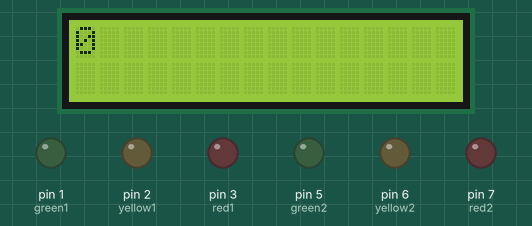
Bench run of a sketch on a simulated Arduino Uno, built with avr-gcc and run on an emulated ATmega328P. Shown: 16×2 character LCD, output pins drawn as LEDs (lit = HIGH).

Above: at 0.11 s.
At 1.12 s:
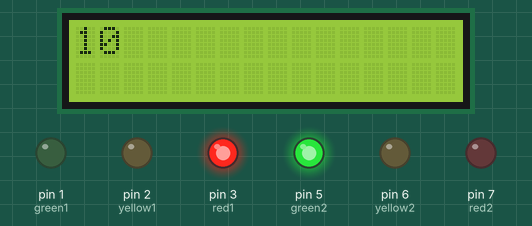
At 2.14 s:
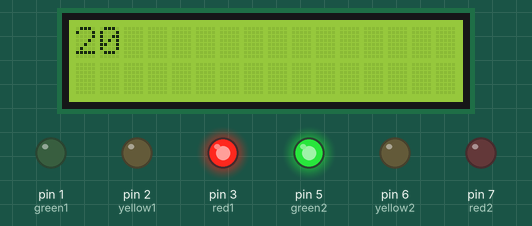
At 4.16 s:
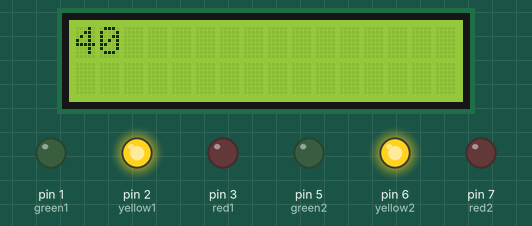
At 6.29 s:
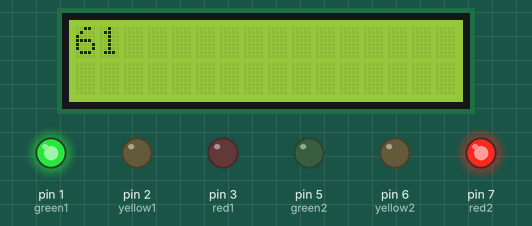
At 8.27 s:
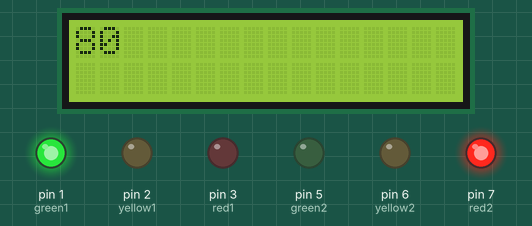
Timing chart, 0 to 40.0 s (numbered marks = the images above):
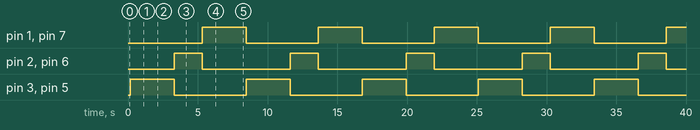

Measured:
- by itself, pin 1 (green1), pin 3 (red1), pin 5 (green2), pin 7 (red2): alternates HIGH for 3.1 s and LOW for 5.2 s
- by itself, pin 2 (yellow1), pin 6 (yellow2): alternates HIGH for 2.0 s and LOW for 6.3 s
- by itself, everything shown: repeats every 8.3 s, in 81 steps

The sketch:

traffic_2.ino
```cpp
#include<LiquidCrystal.h>
const int rs=13,en=12,d4=11,d5=10,d6=9,d7=8;
LiquidCrystal lcd (rs,en,d4,d5,d6,d7);
const int red1=3;
const int yellow1=2;
const int green1=1;
const int red2=7;
const int yellow2=6;
const int green2=5;
int i;


void setup()
{
  lcd.begin(16,2);
  pinMode(red1,OUTPUT);
  pinMode(yellow1,OUTPUT);
  pinMode(green1,OUTPUT);
  pinMode(red2,OUTPUT);
  pinMode(yellow2,OUTPUT);
  pinMode(green2,OUTPUT);
}

void loop()
{

  for(i=0;i<=80;i++)
  {
{
  lcd.setCursor(0,0);
  lcd.print(i);
  lcd.print("       ");
  delay(100);
}


  if((i>=0) && (i<=30))
  {
  digitalWrite(red1,HIGH);
  digitalWrite(yellow1,LOW);
  digitalWrite(green1,LOW);

  digitalWrite(red2,LOW);
  digitalWrite(yellow2,LOW);
  digitalWrite(green2,HIGH);

  }


else if((i>=30) && (i<=50))
{
 digitalWrite(red1,LOW);
 digitalWrite(yellow1,HIGH);
 digitalWrite(green1,LOW);
 digitalWrite(red2,LOW);
 digitalWrite(yellow2,HIGH);
 digitalWrite(green2,LOW);
}


else if((i>=50) && (i<=80))
{
 digitalWrite(red1,LOW);
 digitalWrite(yellow1,LOW);
 digitalWrite(green1,HIGH);
 digitalWrite(red2,HIGH);
 digitalWrite(yellow2,LOW);
 digitalWrite(green2,LOW);

}
  }


delay(100);
}
```
